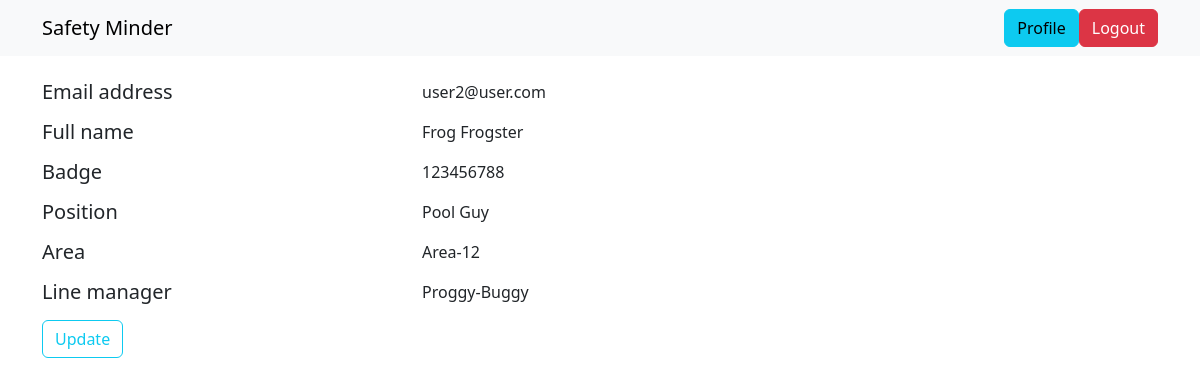
Screenshot of /safety-minder/profile/ (signed in) with the database file from the repository.
### app_users/models.py (models this page shows, shortened)
class CustomUser(AbstractUser, PermissionsMixin):
    email = models.EmailField(_('email address'), unique=True)
    username = models.CharField(max_length=30, unique=False, blank=True, null=True)
    full_name = models.CharField(max_length=100, unique=True, blank=False, null=False)
    badge = models.PositiveIntegerField(unique=True, null=True)
    position = models.CharField(max_length=50, unique=False, blank=False, null=False)
    area = models.CharField(max_length=50, unique=False, blank=False, null=True)
    line_manager = models.CharField(max_length=100, unique=False, blank=False, null=True)
    is_active = models.BooleanField(default=True)
    is_superuser = models.BooleanField(default=False)
    is_staff = models.BooleanField(default=False)
    USERNAME_FIELD = 'email'
    REQUIRED_FIELDS = []
    objects = CustomUserManager()
    class Meta:
        verbose_name = "Custom User"
        verbose_name_plural = "Custom Users"

### app_main_site/views.py (the view)
# urls.py: path("profile/", views.profile, name="profile"),
def profile(request):
    profile = ProfileForm(data=model_to_dict(CustomUser.objects.get(pk=request.user.id)))
    context = {
        "profile": profile
    }
    return render(request, "app_main_site/profile.html", context)

### app_main_site/templates/app_main_site/profile.html (shortened to what this page needs)
{% extends "app_main_site/base.html" %}
{% block content %}
    {% for item in profile %}
        <div class="row">
            <div class="col-md-4 col-12">
                <h5>{{ item.label }}</h5>
            </div>
            <div class="col-md-8 col-12">
                <p>{{ item.data }}</p>
            </div>
        </div>
    {% endfor %}
    <a href="{% url 'app_main_site:update_profile' %}">
        <button type="button" class="btn btn-outline-info">Update</button>
    </a>
{% endblock%}

### rows the page displays
CustomUser: data "user2@user.com" "Frog Frogster" "Pool Guy" "Area-12" "Proggy-Buggy"

### other values shown
{{ item.label }} "Email address" "Full name" "Badge" "Position" "Area" "Line manager"
{{ item.data }} "123456788"
